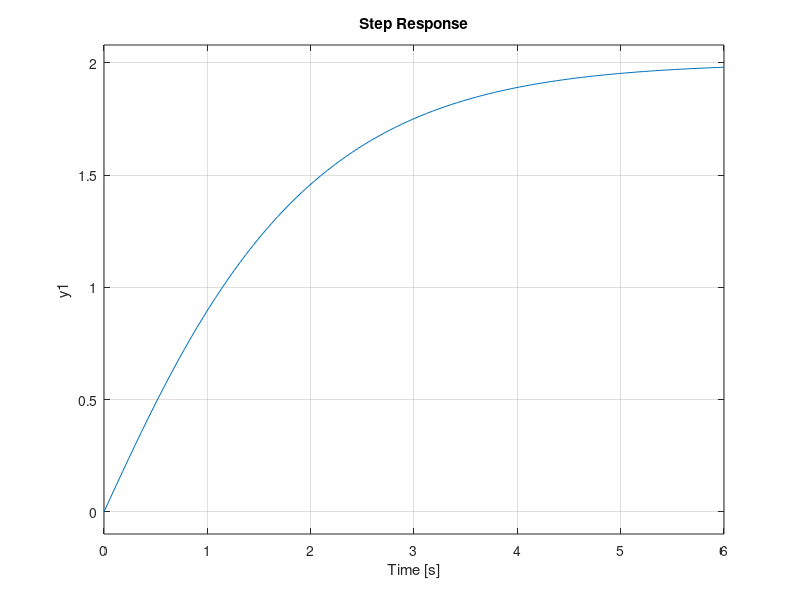
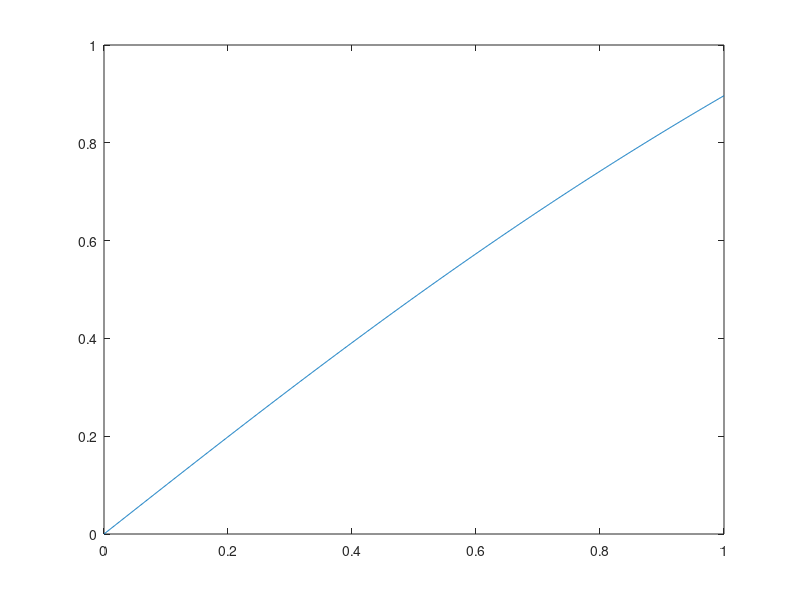

Here is the MATLAB script that generated these plots, in order:
clc;
close all;
clear all;

%% Resposta em frequencia de uma entrada conhecida

N = 1000;
fs = 1000;
dt = 1/fs;
T = N*dt;
t = 0:dt:T;

%bloco 1
num1 = [1];
den1 = [1 0];
C = tf(num1, den1);

%bloco2

num2 = [1];
den2 = [1 2];
G = tf(num2, den2);


%Realimentação

GR = feedback(C, G);

%Entrada impulso
impulse(GR);

%Entrada degrau
step(GR);

[y_step, t] = step(GR, t);
figure
plot(t, y_step);